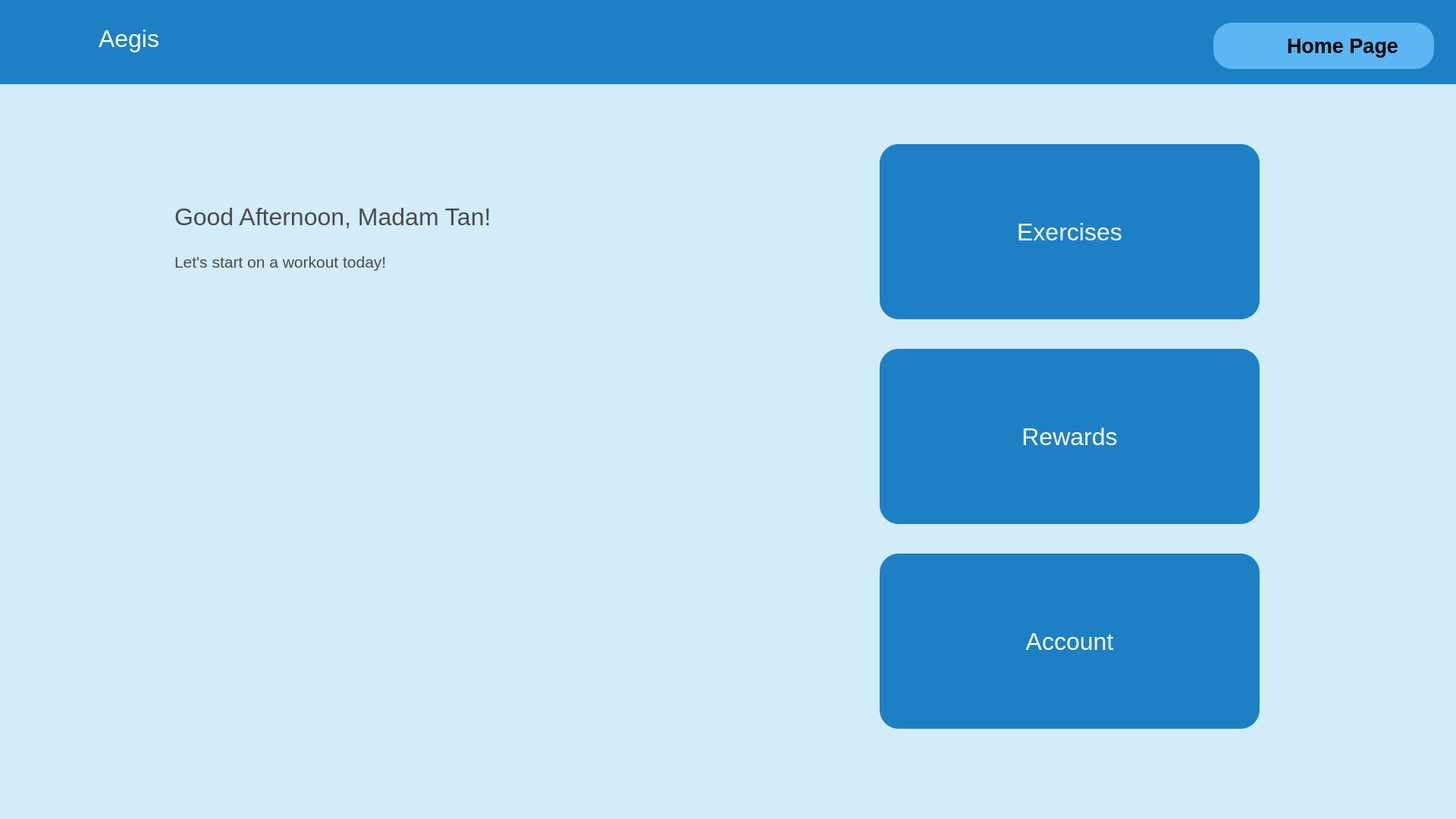
<?xml version="1.0" encoding="UTF-8"?>
<ui version="4.0">
 <class>HomePageWindow</class>
 <widget class="QMainWindow" name="HomePageWindow">
  <property name="geometry">
   <rect>
    <x>0</x>
    <y>0</y>
    <width>1920</width>
    <height>1080</height>
   </rect>
  </property>
  <property name="contextMenuPolicy">
   <enum>Qt::NoContextMenu</enum>
  </property>
  <property name="windowTitle">
   <string>RoutineSelectWindow</string>
  </property>
  <property name="layoutDirection">
   <enum>Qt::LeftToRight</enum>
  </property>
  <property name="autoFillBackground">
   <bool>false</bool>
  </property>
  <property name="styleSheet">
   <string notr="true">background-color: #D2ECFA;border: none</string>
  </property>
  <property name="toolButtonStyle">
   <enum>Qt::ToolButtonTextUnderIcon</enum>
  </property>
  <widget class="QWidget" name="centralWidget">
   <widget class="QFrame" name="frame">
    <property name="geometry">
     <rect>
      <x>0</x>
      <y>0</y>
      <width>1921</width>
      <height>111</height>
     </rect>
    </property>
    <property name="styleSheet">
     <string notr="true">background-color: #1E80C4</string>
    </property>
    <property name="frameShape">
     <enum>QFrame::StyledPanel</enum>
    </property>
    <property name="frameShadow">
     <enum>QFrame::Raised</enum>
    </property>
    <widget class="QLabel" name="Aegis">
     <property name="geometry">
      <rect>
       <x>130</x>
       <y>20</y>
       <width>151</width>
       <height>61</height>
      </rect>
     </property>
     <property name="font">
      <font>
       <pointsize>24</pointsize>
      </font>
     </property>
     <property name="focusPolicy">
      <enum>Qt::NoFocus</enum>
     </property>
     <property name="styleSheet">
      <string notr="true">color: #ffffff</string>
     </property>
     <property name="text">
      <string>Aegis</string>
     </property>
    </widget>
    <widget class="QLabel" name="HomePageLabel_Icon">
     <property name="geometry">
      <rect>
       <x>1620</x>
       <y>40</y>
       <width>41</width>
       <height>41</height>
      </rect>
     </property>
     <property name="styleSheet">
      <string notr="true">background:transparent</string>
     </property>
     <property name="text">
      <string/>
     </property>
     <property name="pixmap">
      <pixmap>Home.png</pixmap>
     </property>
     <property name="scaledContents">
      <bool>true</bool>
     </property>
    </widget>
    <widget class="QLabel" name="HomePageLabel_BG">
     <property name="geometry">
      <rect>
       <x>1600</x>
       <y>30</y>
       <width>291</width>
       <height>61</height>
      </rect>
     </property>
     <property name="sizePolicy">
      <sizepolicy hsizetype="Minimum" vsizetype="Fixed">
       <horstretch>0</horstretch>
       <verstretch>0</verstretch>
      </sizepolicy>
     </property>
     <property name="palette">
      <palette>
       <active>
        <colorrole role="Button">
         <brush brushstyle="SolidPattern">
          <color alpha="255">
           <red>91</red>
           <green>182</green>
           <blue>243</blue>
          </color>
         </brush>
        </colorrole>
        <colorrole role="Base">
         <brush brushstyle="SolidPattern">
          <color alpha="255">
           <red>91</red>
           <green>182</green>
           <blue>243</blue>
          </color>
         </brush>
        </colorrole>
        <colorrole role="Window">
         <brush brushstyle="SolidPattern">
          <color alpha="255">
           <red>91</red>
           <green>182</green>
           <blue>243</blue>
          </color>
         </brush>
        </colorrole>
       </active>
       <inactive>
        <colorrole role="Button">
         <brush brushstyle="SolidPattern">
          <color alpha="255">
           <red>91</red>
           <green>182</green>
           <blue>243</blue>
          </color>
         </brush>
        </colorrole>
        <colorrole role="Base">
         <brush brushstyle="SolidPattern">
          <color alpha="255">
           <red>91</red>
           <green>182</green>
           <blue>243</blue>
          </color>
         </brush>
        </colorrole>
        <colorrole role="Window">
         <brush brushstyle="SolidPattern">
          <color alpha="255">
           <red>91</red>
           <green>182</green>
           <blue>243</blue>
          </color>
         </brush>
        </colorrole>
       </inactive>
       <disabled>
        <colorrole role="Button">
         <brush brushstyle="SolidPattern">
          <color alpha="255">
           <red>91</red>
           <green>182</green>
           <blue>243</blue>
          </color>
         </brush>
        </colorrole>
        <colorrole role="Base">
         <brush brushstyle="SolidPattern">
          <color alpha="255">
           <red>91</red>
           <green>182</green>
           <blue>243</blue>
          </color>
         </brush>
        </colorrole>
        <colorrole role="Window">
         <brush brushstyle="SolidPattern">
          <color alpha="255">
           <red>91</red>
           <green>182</green>
           <blue>243</blue>
          </color>
         </brush>
        </colorrole>
       </disabled>
      </palette>
     </property>
     <property name="font">
      <font>
       <pointsize>20</pointsize>
      </font>
     </property>
     <property name="layoutDirection">
      <enum>Qt::LeftToRight</enum>
     </property>
     <property name="autoFillBackground">
      <bool>false</bool>
     </property>
     <property name="styleSheet">
      <string notr="true">background-color: #5BB6F3; border-radius: 25px;</string>
     </property>
     <property name="text">
      <string/>
     </property>
     <property name="alignment">
      <set>Qt::AlignCenter</set>
     </property>
    </widget>
    <widget class="QLabel" name="HomePageLabel_Words">
     <property name="geometry">
      <rect>
       <x>1650</x>
       <y>40</y>
       <width>241</width>
       <height>40</height>
      </rect>
     </property>
     <property name="sizePolicy">
      <sizepolicy hsizetype="Minimum" vsizetype="Fixed">
       <horstretch>0</horstretch>
       <verstretch>0</verstretch>
      </sizepolicy>
     </property>
     <property name="palette">
      <palette>
       <active>
        <colorrole role="Button">
         <brush brushstyle="SolidPattern">
          <color alpha="0">
           <red>0</red>
           <green>0</green>
           <blue>0</blue>
          </color>
         </brush>
        </colorrole>
        <colorrole role="Base">
         <brush brushstyle="SolidPattern">
          <color alpha="0">
           <red>0</red>
           <green>0</green>
           <blue>0</blue>
          </color>
         </brush>
        </colorrole>
        <colorrole role="Window">
         <brush brushstyle="SolidPattern">
          <color alpha="0">
           <red>0</red>
           <green>0</green>
           <blue>0</blue>
          </color>
         </brush>
        </colorrole>
       </active>
       <inactive>
        <colorrole role="Button">
         <brush brushstyle="SolidPattern">
          <color alpha="0">
           <red>0</red>
           <green>0</green>
           <blue>0</blue>
          </color>
         </brush>
        </colorrole>
        <colorrole role="Base">
         <brush brushstyle="SolidPattern">
          <color alpha="0">
           <red>0</red>
           <green>0</green>
           <blue>0</blue>
          </color>
         </brush>
        </colorrole>
        <colorrole role="Window">
         <brush brushstyle="SolidPattern">
          <color alpha="0">
           <red>0</red>
           <green>0</green>
           <blue>0</blue>
          </color>
         </brush>
        </colorrole>
       </inactive>
       <disabled>
        <colorrole role="Button">
         <brush brushstyle="SolidPattern">
          <color alpha="0">
           <red>0</red>
           <green>0</green>
           <blue>0</blue>
          </color>
         </brush>
        </colorrole>
        <colorrole role="Base">
         <brush brushstyle="SolidPattern">
          <color alpha="0">
           <red>0</red>
           <green>0</green>
           <blue>0</blue>
          </color>
         </brush>
        </colorrole>
        <colorrole role="Window">
         <brush brushstyle="SolidPattern">
          <color alpha="0">
           <red>0</red>
           <green>0</green>
           <blue>0</blue>
          </color>
         </brush>
        </colorrole>
       </disabled>
      </palette>
     </property>
     <property name="font">
      <font>
       <pointsize>20</pointsize>
       <weight>75</weight>
       <bold>true</bold>
      </font>
     </property>
     <property name="layoutDirection">
      <enum>Qt::LeftToRight</enum>
     </property>
     <property name="autoFillBackground">
      <bool>false</bool>
     </property>
     <property name="styleSheet">
      <string notr="true">background:transparent</string>
     </property>
     <property name="text">
      <string>Home Page</string>
     </property>
     <property name="alignment">
      <set>Qt::AlignCenter</set>
     </property>
    </widget>
    <widget class="QLabel" name="label">
     <property name="geometry">
      <rect>
       <x>40</x>
       <y>10</y>
       <width>71</width>
       <height>81</height>
      </rect>
     </property>
     <property name="text">
      <string/>
     </property>
     <property name="pixmap">
      <pixmap>project_aegis_launcher.png</pixmap>
     </property>
     <property name="scaledContents">
      <bool>true</bool>
     </property>
    </widget>
    <zorder>HomePageLabel_BG</zorder>
    <zorder>Aegis</zorder>
    <zorder>HomePageLabel_Icon</zorder>
    <zorder>HomePageLabel_Words</zorder>
    <zorder>label</zorder>
   </widget>
   <widget class="QToolButton" name="btnExercise">
    <property name="geometry">
     <rect>
      <x>1160</x>
      <y>190</y>
      <width>501</width>
      <height>231</height>
     </rect>
    </property>
    <property name="sizePolicy">
     <sizepolicy hsizetype="Fixed" vsizetype="Maximum">
      <horstretch>0</horstretch>
      <verstretch>0</verstretch>
     </sizepolicy>
    </property>
    <property name="font">
     <font>
      <pointsize>24</pointsize>
     </font>
    </property>
    <property name="contextMenuPolicy">
     <enum>Qt::CustomContextMenu</enum>
    </property>
    <property name="layoutDirection">
     <enum>Qt::RightToLeft</enum>
    </property>
    <property name="styleSheet">
     <string notr="true">background-color: #1E80C4; border-radius: 25px; padding: 20px; color:#fff</string>
    </property>
    <property name="text">
     <string>Exercises</string>
    </property>
    <property name="icon">
     <iconset>
      <normaloff>noun_Warmup.png</normaloff>noun_Warmup.png</iconset>
    </property>
    <property name="iconSize">
     <size>
      <width>123</width>
      <height>120</height>
     </size>
    </property>
    <property name="checkable">
     <bool>false</bool>
    </property>
    <property name="toolButtonStyle">
     <enum>Qt::ToolButtonTextUnderIcon</enum>
    </property>
    <property name="autoRaise">
     <bool>false</bool>
    </property>
   </widget>
   <widget class="QToolButton" name="btnRewards">
    <property name="geometry">
     <rect>
      <x>1160</x>
      <y>460</y>
      <width>501</width>
      <height>231</height>
     </rect>
    </property>
    <property name="sizePolicy">
     <sizepolicy hsizetype="Fixed" vsizetype="Maximum">
      <horstretch>0</horstretch>
      <verstretch>0</verstretch>
     </sizepolicy>
    </property>
    <property name="font">
     <font>
      <pointsize>24</pointsize>
     </font>
    </property>
    <property name="contextMenuPolicy">
     <enum>Qt::CustomContextMenu</enum>
    </property>
    <property name="layoutDirection">
     <enum>Qt::RightToLeft</enum>
    </property>
    <property name="styleSheet">
     <string notr="true">background-color: #1E80C4; border-radius: 25px; padding: 20px; color:#fff</string>
    </property>
    <property name="text">
     <string>Rewards</string>
    </property>
    <property name="icon">
     <iconset>
      <normaloff>Rewards.png</normaloff>Rewards.png</iconset>
    </property>
    <property name="iconSize">
     <size>
      <width>170</width>
      <height>120</height>
     </size>
    </property>
    <property name="checkable">
     <bool>false</bool>
    </property>
    <property name="toolButtonStyle">
     <enum>Qt::ToolButtonTextUnderIcon</enum>
    </property>
    <property name="autoRaise">
     <bool>false</bool>
    </property>
   </widget>
   <widget class="QToolButton" name="btnAccount">
    <property name="geometry">
     <rect>
      <x>1160</x>
      <y>730</y>
      <width>501</width>
      <height>231</height>
     </rect>
    </property>
    <property name="sizePolicy">
     <sizepolicy hsizetype="Fixed" vsizetype="Maximum">
      <horstretch>0</horstretch>
      <verstretch>0</verstretch>
     </sizepolicy>
    </property>
    <property name="font">
     <font>
      <pointsize>24</pointsize>
     </font>
    </property>
    <property name="contextMenuPolicy">
     <enum>Qt::CustomContextMenu</enum>
    </property>
    <property name="layoutDirection">
     <enum>Qt::RightToLeft</enum>
    </property>
    <property name="styleSheet">
     <string notr="true">background-color: #1E80C4; border-radius: 25px; padding: 20px; color:#fff</string>
    </property>
    <property name="text">
     <string>Account</string>
    </property>
    <property name="icon">
     <iconset>
      <normaloff>account.png</normaloff>account.png</iconset>
    </property>
    <property name="iconSize">
     <size>
      <width>123</width>
      <height>120</height>
     </size>
    </property>
    <property name="checkable">
     <bool>false</bool>
    </property>
    <property name="toolButtonStyle">
     <enum>Qt::ToolButtonTextUnderIcon</enum>
    </property>
    <property name="autoRaise">
     <bool>false</bool>
    </property>
   </widget>
   <widget class="QLabel" name="Mascot">
    <property name="geometry">
     <rect>
      <x>310</x>
      <y>490</y>
      <width>471</width>
      <height>481</height>
     </rect>
    </property>
    <property name="text">
     <string/>
    </property>
    <property name="pixmap">
     <pixmap>mascot (2).png</pixmap>
    </property>
    <property name="scaledContents">
     <bool>true</bool>
    </property>
   </widget>
   <widget class="QLabel" name="SpeechBubble">
    <property name="geometry">
     <rect>
      <x>110</x>
      <y>190</y>
      <width>811</width>
      <height>301</height>
     </rect>
    </property>
    <property name="text">
     <string/>
    </property>
    <property name="pixmap">
     <pixmap>Path 2.png</pixmap>
    </property>
    <property name="scaledContents">
     <bool>true</bool>
    </property>
    <property name="wordWrap">
     <bool>false</bool>
    </property>
   </widget>
   <widget class="QLabel" name="Text_Greeting">
    <property name="geometry">
     <rect>
      <x>230</x>
      <y>240</y>
      <width>751</width>
      <height>91</height>
     </rect>
    </property>
    <property name="font">
     <font>
      <pointsize>24</pointsize>
     </font>
    </property>
    <property name="styleSheet">
     <string notr="true">color:#4B4B4B; background:transparent</string>
    </property>
    <property name="text">
     <string>Good Afternoon, Madam Tan!</string>
    </property>
   </widget>
   <widget class="QLabel" name="Text_Count">
    <property name="geometry">
     <rect>
      <x>230</x>
      <y>300</y>
      <width>751</width>
      <height>91</height>
     </rect>
    </property>
    <property name="font">
     <font>
      <pointsize>16</pointsize>
     </font>
    </property>
    <property name="styleSheet">
     <string notr="true">color:#4B4B4B; background:transparent</string>
    </property>
    <property name="text">
     <string>Let's start on a workout today!</string>
    </property>
   </widget>
  </widget>
 </widget>
 <layoutdefault spacing="6" margin="11"/>
 <resources/>
 <connections/>
</ui>
